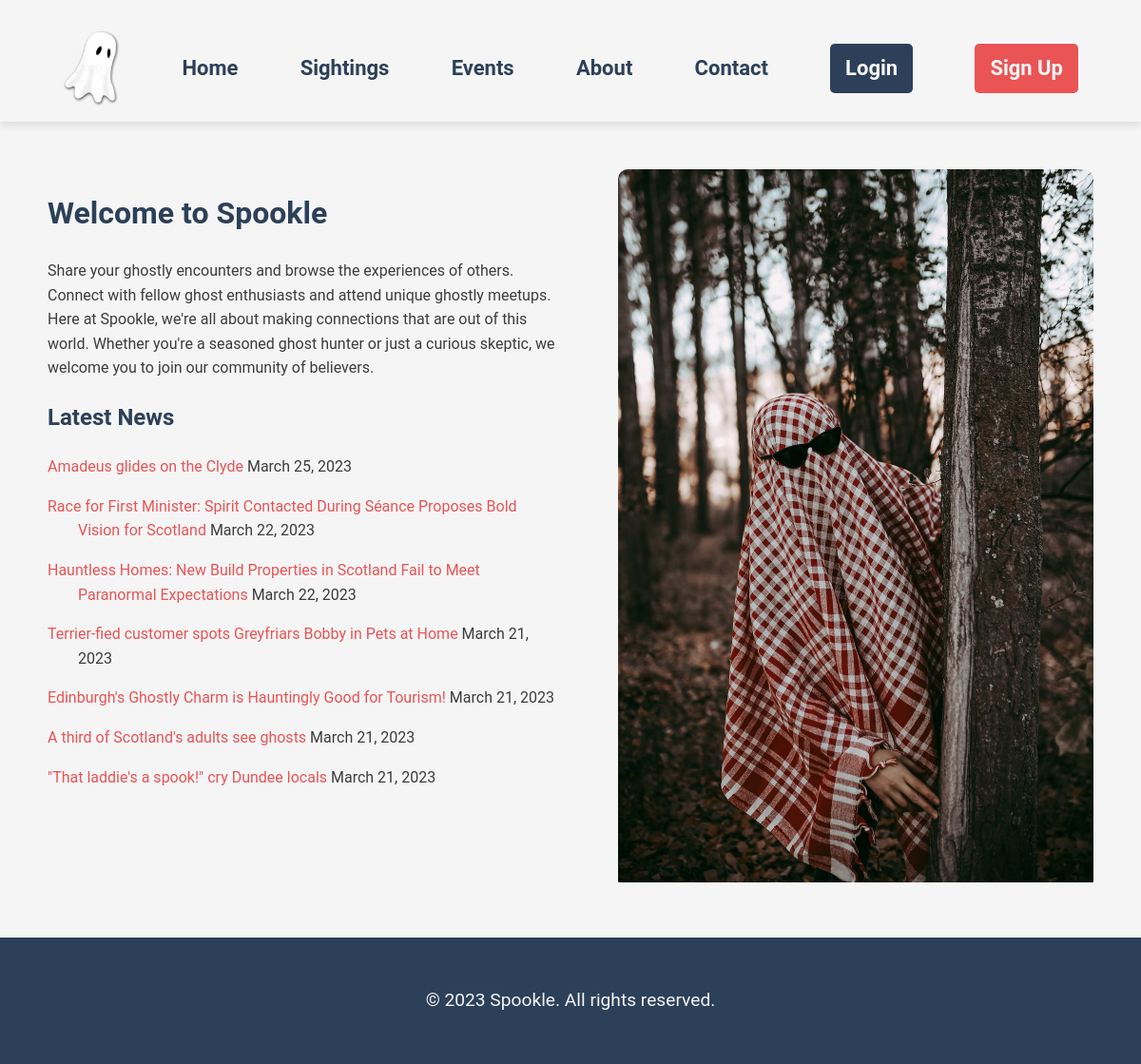
The page / on the database its author committed.
### news/models.py (models this page shows, shortened)
class Article(models.Model):
    title = models.CharField(max_length=255)
    content = models.TextField()
    pub_date = models.DateTimeField(auto_now_add=True)
    def __str__(self):
        return self.title

### realm/views.py (the view)
# urls.py: path('', views.index, name='index'),
def index(request):
    articles = Article.objects.order_by('-pub_date')[:20]
    print(articles)  # add this line to print the articles queryset
    context = {'articles': articles}
    return render(request, 'index.html', context)

### templates/index.html
{% extends 'base.html' %}
{% load static %}
{% block content %}
<div class="container">
    <div class="left-col">
        <h1>Welcome to Spookle</h1>
        <p>Share your ghostly encounters and browse the experiences of others. Connect with fellow ghost enthusiasts and attend unique ghostly meetups. Here at Spookle, we're all about making connections that are out of this world. Whether you're a seasoned ghost hunter or just a curious skeptic, we welcome you to join our community of believers.</p>
        <h2>Latest News</h2>
        <ul class="news-list">
            {% for article in articles %}
            <li>
                <a href="{% url 'news:news_detail' article.id %}">{{ article.title }}</a>
                <span>{{ article.pub_date|date:"F j, Y" }}</span>
            </li>
            {% empty %}
            <li>No articles found.</li>
            {% endfor %}
        </ul>
    </div>
    <div class="index-image">
        <img src="{% static 'images/pexels-photo-14284317.jpeg' %}" alt="A man wearing a tablecloth and sunglasses peeking out from behind a tree." class="right-col-image">
    </div>
</div>
{% endblock %}

### templates/base.html (shortened to what this page needs)
{% load static %}
<!DOCTYPE html>
<html lang="en">
<head>
    <link rel="stylesheet" href="{% static 'css/style.css' %}">
</head>
<body>
    <header>
        <nav>
            <img src="{% static 'images/logo.png' %}" alt="Spookle Logo" class="navbar-logo">
            <a href="{% url 'index' %}">Home</a>
            <a href="{% url 'sightings' %}">Sightings</a>
            <a href="{% url 'events' %}">Events</a>
            <a href="{% url 'about' %}">About</a>
            <a href="{% url 'contact' %}">Contact</a>
            {% if user.is_authenticated %}
                <a href="{% url 'logout' %}?next={% url 'index' %}" class="button button-logout">Logout</a>
            {% else %}
                <a href="{% url 'login' %}" class="button button-login">Login</a>
                <a href="{% url 'register' %}" class="button button-signup">Sign Up</a>
            {% endif %}
        </nav>
    </header>
    <main>
        {% block content %}
        {% endblock %}
    </main>
    <footer>
        <p>&copy; 2023 Spookle. All rights reserved.</p>
    </footer>
</body>
</html>

### static/css/style.css (style rules this page uses)
:root { --background-color: #f5f5f5; --foreground-color: #3d3d3d; --primary-color: #2d4059; --secondary-color: #ea5455; --tertiary-color: #e8e8e8; }
body { font-family: 'Roboto', sans-serif; line-height: 1.6; color: var(--foreground-color); background-color: var(--background-color); margin: 0; padding: 0; }
h1, h2, h3, h4, h5, h6 { color: var(--primary-color); }
a { color: var(--secondary-color); text-decoration: none; }
header { background-color: var(--background-color); padding: 1rem; box-shadow: 0 4px 8px rgba(0, 0, 0, 0.1); position: sticky; top: 0; z-index: 999; }
header nav { display: flex; justify-content: space-between; align-items: center; margin-top: 1rem; margin-left: 50px; margin-right: 50px; }
header nav a { color: var(--primary-color); margin-left: 1rem; font-size: 22px; font-weight: bold; }
.navbar-logo { height: 80px; width: auto; background-color: var(--background-color); overflow: hidden; }
main { padding: 50px; }
.index-image { flex: 1; max-width: 500px; height: auto; overflow: hidden; border-radius: 10px; }
.index-image img { width: 100%; height: auto; }
footer { background-color: var(--primary-color); color: var(--background-color); padding: 2rem; text-align: center; font-size: 1.2rem; }
.button { display: inline-block; padding: 8px 16px; border-radius: 5px; text-decoration: none; transition: background-color 0.3s ease-in-out; }
.button-login { background-color: var(--primary-color); color: var(--background-color); }
.button-signup { background-color: var(--secondary-color); color: var(--background-color); }
.container { display: flex; justify-content: space-between; flex-wrap: wrap; }
.left-col { flex: 1; margin-right: 40px; padding-right: 20px; }
.news-list { margin-left: 0; padding-left: 0; list-style: none; }
.news-list li { margin-bottom: 1rem; padding-left: 2rem; text-indent: -2rem; }

### rows shown on the page
Article: title "Amadeus glides on the Clyde", pub_date "March 25, 2023"
Article: title "Race for First Minister: Spirit Contacted During Séance Proposes Bold Vision for Scotland", pub_date "March 22, 2023"
Article: title "Hauntless Homes: New Build Properties in Scotland Fail to Meet Paranormal Expectations", pub_date "March 22, 2023"
Article: title "Terrier-fied customer spots Greyfriars Bobby in Pets at Home", pub_date "March 21, 2023"
Article: title "Edinburgh's Ghostly Charm is Hauntingly Good for Tourism!", pub_date "March 21, 2023"
Article: title "A third of Scotland's adults see ghosts", pub_date "March 21, 2023"
Article: title "\"That laddie's a spook!\" cry Dundee locals", pub_date "March 21, 2023"
